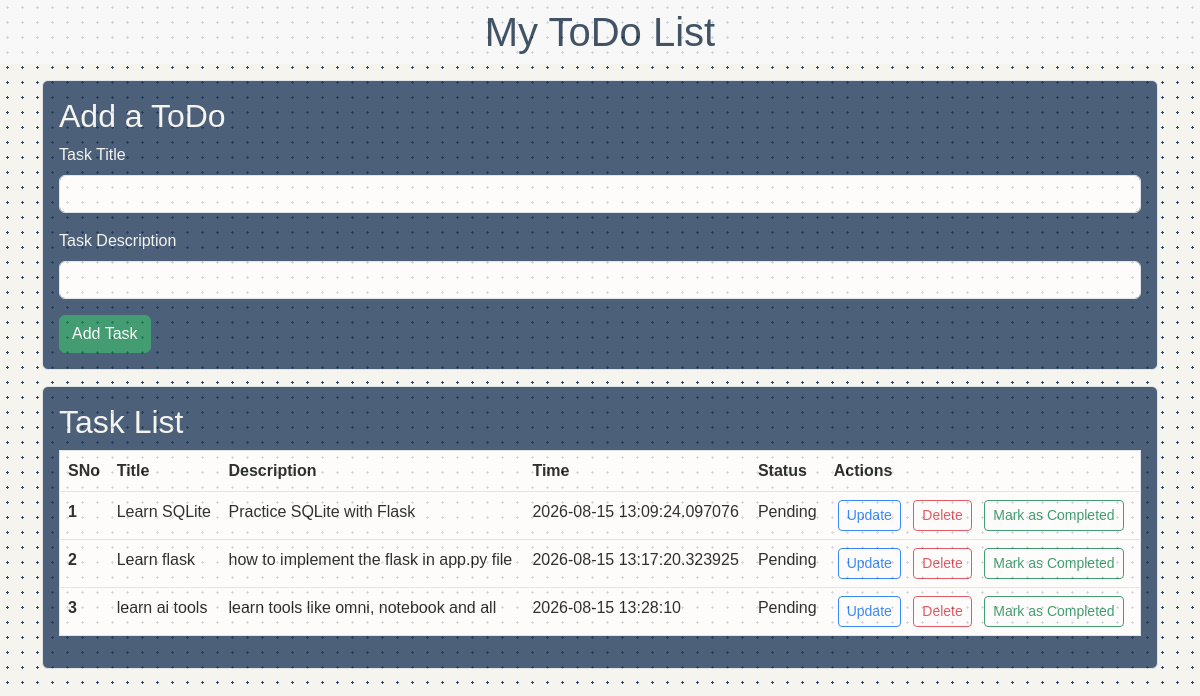
Before: / with the older database file.
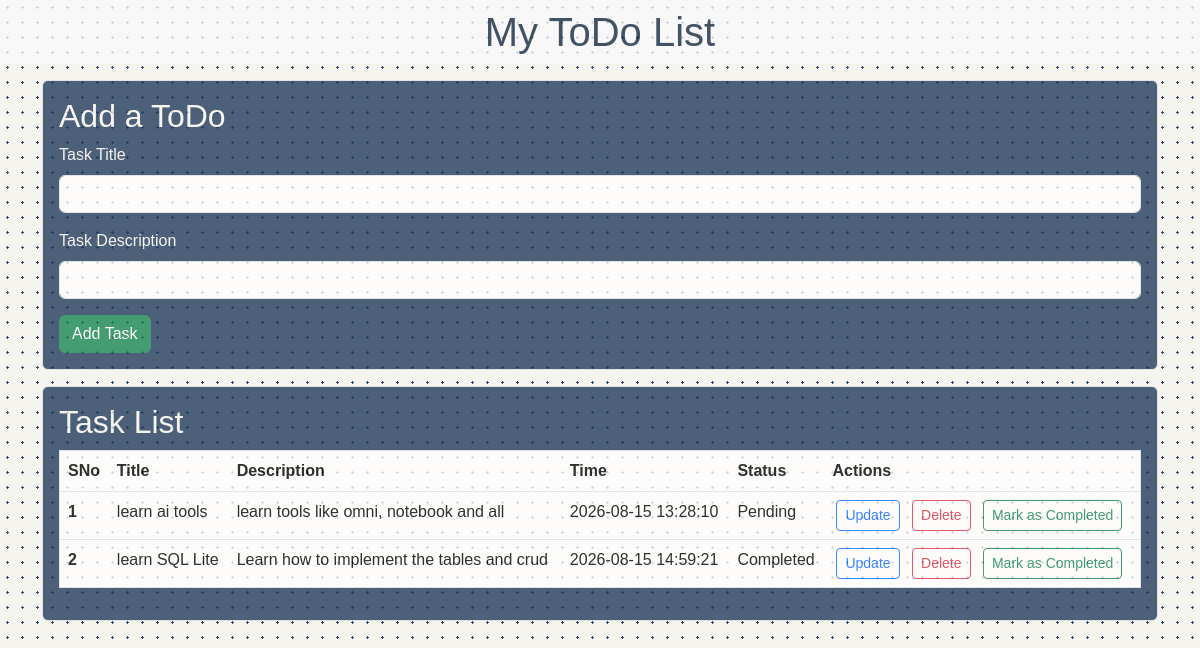
After: the same page with the newer database file.
### tables this page shows
CREATE TABLE "todos" (
	"sno"	INTEGER NOT NULL,
	"title"	TEXT NOT NULL,
	"desc"	TEXT NOT NULL,
	"date_created"	DATETIME,
	"status"	TEXT,
	PRIMARY KEY("sno" AUTOINCREMENT)
);

### app.py (the view)
@app.route('/', methods=['GET', 'POST'])
def home():
    if request.method == 'POST':
        title = request.form['title']
        desc = request.form['desc']
        add_todo(title, desc)
        return redirect("/")
    allTodo = get_all_todos()
    return render_template("index.html", allTodo=allTodo)

### database.py (called while the page is built)
def get_connection():
    conn = sqlite3.connect(DB_NAME)
    conn.row_factory = sqlite3.Row
    return conn

def get_all_todos():
    conn = get_connection()
    cursor = conn.cursor()
    todos = cursor.execute("SELECT * FROM todos").fetchall()
    conn.close()
    return todos

### templates/index.html (shortened to what this page needs)
{% extends 'base.html' %}
{% block body %}
<div class="container my-3">
  <div class="container2 my-3 rounded p-3 border">
    <h2>Add a ToDo</h2>
    <form action="/" method="POST">
      <div class="mb-3">
        <label for="title" class="form-label">Task Title</label>
        <input type="text" class="form-control" name="title" id="title">
      </div>
      <div class="mb-3">
        <label for="desc" class="form-label">Task Description</label>
        <input type="text" class="form-control" name="desc" id="desc">
      </div>
      <button type="submit" class="btn btn-success">Add Task</button>
    </form>
  </div>
</div>
<div class="container my-3">
  <div class="container2 my-3 rounded p-3 border">
    <h2>Task List</h2>
    {% if allTodo|length == 0 %}
    <div class="alert alert-info" role="alert">No tasks available. Add first ToDo!</div>
    {% else %}
    <div class="table-container">
      <table class="table rounded p-3 border table-hover">
        <thead>
          <tr>
            <th scope="col">SNo</th>
            <th scope="col">Title</th>
            <th scope="col">Description</th>
            <th scope="col">Time</th>
            <th scope="col">Status</th>
            <th scope="col">Actions</th>
          </tr>
        </thead>
        <tbody>
          {% for todo in allTodo %}
          <tr>
            <th scope="row">{{ loop.index }}</th>
            <td>{{ todo.title }}</td>
            <td>{{ todo.desc }}</td>
            <td>{{ todo.date_created }}</td>
            <td>{{todo.status}}</td>
            <td>
              <div class="btns">
                <a href="/update/{{todo.sno}}" class="btn btn-outline-primary btn-sm mx-1">Update</a>
                <a href="/delete/{{todo.sno}}" class="btn btn-outline-danger btn-sm mx-1">Delete</a>
                <a href="/mark/{{todo.sno}}" class="btn btn-outline-success btn-sm mx-1">Mark as
                  Completed</a>
              </div>
            </td>
          </tr>
          {% endfor %}
        </tbody>
      </table>
    </div>
    {% endif %}
  </div>
</div>
{% endblock body %}

### templates/base.html (shortened to what this page needs)
<!doctype html>
<html lang="en">
<head>
  <link href="https://cdn.jsdelivr.net/npm/bootstrap@5.3.8/dist/css/bootstrap.min.css" rel="stylesheet"
>
  <link rel="stylesheet" href="{{ url_for('static', filename='/style.css') }}">
</head>
<body>
  <nav class="navbar navbar-expand-lg bg-body-tertiary">
    <div class="container-fluid">
      <h1 class="navbar-title">My ToDo List</h1>
    </div>
  </nav>
  {% block body %}
  {% endblock body %}
</body>
</html>

### static/style.css (style rules this page uses)
h1.navbar-title { color: #172b45; text-align: center; width: 100%; margin: 0; font-family:'Lucida Sans', 'Lucida Sans Regular', 'Lucida Grande', 'Lucida Sans Unicode', Geneva, Verdana, sans-serif; }
body { background-color: #f5f4ef; opacity: 0.8; background-image: radial-gradient(circle, #2f4a6e 1.2px, transparent 1.2px); background-size: 15px 15px; font-family:'Trebuchet MS', 'Lucida Sans Unicode', 'Lucida Grande', 'Lucida Sans', Arial, sans-serif; }
.container2 { background-color: #233c5c; color: #f5f4ef; }

Changed rows visible on the page:
removed todos: title "Learn SQLite", desc "Practice SQLite with Flask", date_created "2026-08-15 13:09:24.097076", status "Pending"
removed todos: title "Learn flask", desc "how to implement the flask in app.py file", date_created "2026-08-15 13:17:20.323925", status "Pending"
added todos: title "learn SQL Lite", desc "Learn how to implement the tables and crud", date_created "2026-08-15 14:59:21", status "Completed"
